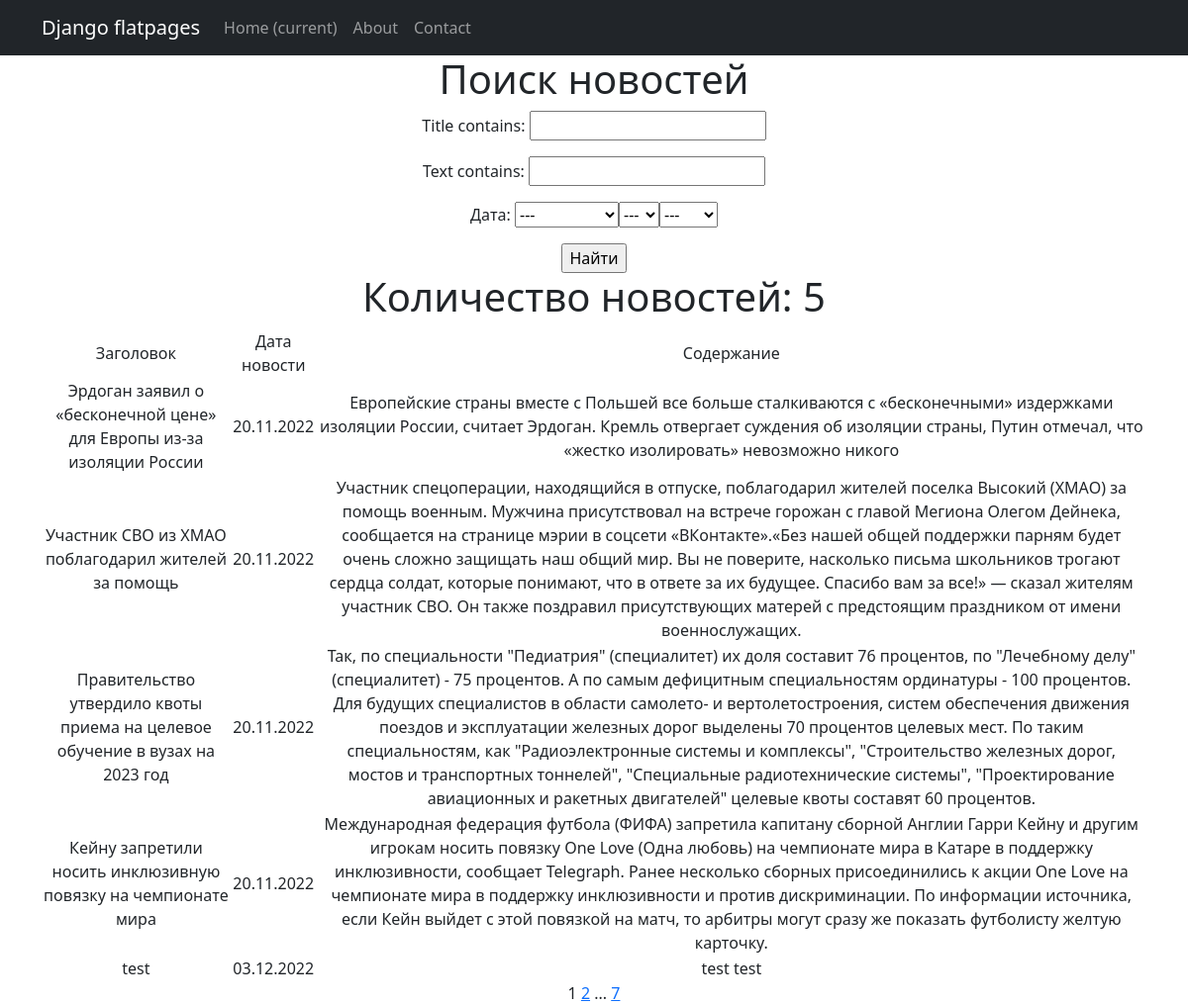
The app's page /news/search/ with its own data.
### D5/models.py (models this page shows, shortened)
class Post(models.Model):
    news = 'nws'
    article = 'art'
    change = [(news, 'Новость'), (article, 'Статья')]
    author_id = models.ForeignKey(Author, on_delete=models.CASCADE)
    changes = models.CharField(choices=change, max_length=3)
    dt_create = models.DateTimeField(auto_now_add=True)
    category_id = models.ManyToManyField(Category, through='PostCategory')
    title = models.CharField(max_length=255)
    text = models.TextField()
    rank_post = models.IntegerField(default=0)

### D5/views.py (the view)
# urls.py: path('search/', NewsListsSearch.as_view(), name='search'),
class NewsListsSearch(ListView):
    model = Post
    ordering = 'dt_create'
    template_name = 'search.html'
    context_object_name = 'search'
    paginate_by = 5
    def get_queryset(self):
        queryset = super().get_queryset()
        self.filterset = NewsFilter(self.request.GET, queryset)
        return self.filterset.qs
    def get_context_data(self, **kwargs):
        context = super().get_context_data(**kwargs)
        context['filterset'] = self.filterset
        return context

### D5/templatetags/custom_filters.py (called while the page is built)
@register.filter()
def censor(text):
    for wrd in CENSOR:
        if wrd in text:
            rep_len = '*' * (len(wrd) - 1)
            pref = wrd[0]
            rep = f'{pref}{rep_len}'
            text = text.replace(wrd, rep)
        else:
            continue
    return text

### templates/search.html (shortened to what this page needs)
{% extends 'flatpages/default.html' %}
{% load custom_filters %}
{% block content %}
 <h1>Поиск новостей</h1>
<form action="" method="get">
    {{ filterset.form.as_p }}
    <input type="submit", value="Найти">
</form>
<h1>Количество новостей: {{search|length}}</h1>
{% if search %}
<table>
    <tr>
        <td>Заголовок</td>
        <td>Дата новости</td>
        <td>Содержание</td>
    </tr>
    {% for new1 in search %}
    <tr>
        <td>{{ new1.title }}</td>
        <td>{{ new1.dt_create|date:'d.m.Y' }}</td>
        <td>{{ new1.text }}</td>
    </tr>
    {% endfor %}
</table>
{% else %}
<h2> Нет новостей! </h2>
{% endif %}
   {{ page_obj.number }}
   {% if page_obj.has_next %}
       <a href="?page={{ page_obj.next_page_number }}">{{ page_obj.next_page_number }}</a>
       {% if paginator.num_pages != page_obj.next_page_number %}
           ...
           <a href="?page={{ page_obj.paginator.num_pages }}">{{ page_obj.paginator.num_pages }}</a>
       {% endif %}
   {% endif %}
{% endblock content %}

### records on screen
Post: title "Эрдоган заявил о «бесконечной цене» для Европы из-за изоляции России", dt_create "20.11.2022", text "Европейские страны вместе с Польшей все больше сталкиваются с «бесконечными» издержками изоляции России, считает Эрдоган. Кремль отвергает суждения об изоляции страны, Путин отмечал, что «жестко изолировать» невозможно никого"
Post: title "Участник СВО из ХМАО поблагодарил жителей за помощь", dt_create "20.11.2022", text "Участник спецоперации, находящийся в отпуске, поблагодарил жителей поселка Высокий (ХМАО) за помощь военным. Мужчина присутствовал на встрече горожан с главой Мегиона Олегом Дейнека, сообщается на странице мэрии в соцсети «ВКонтакте».«Без нашей общей поддержки парням будет очень сложно защищать наш общий мир. Вы не поверите, насколько письма школьников трогают сердца солдат, которые понимают, что в ответе за их будущее. Спасибо вам за все!» — сказал жителям участник СВО. Он также поздравил присутствующих матерей с предстоящим праздником от имени военнослужащих."
Post: title "Правительство утвердило квоты приема на целевое обучение в вузах на 2023 год", dt_create "20.11.2022", text "Так, по специальности \"Педиатрия\" (специалитет) их доля составит 76 процентов, по \"Лечебному делу\" (специалитет) - 75 процентов. А по самым дефицитным специальностям ординатуры - 100 процентов. Для будущих специалистов в области самолето- и вертолетостроения, систем обеспечения движения поездов и эксплуатации железных дорог выделены 70 процентов целевых мест. По таким специальностям, как \"Радиоэлектронные системы и комплексы\", \"Строительство железных дорог, мостов и транспортных тоннелей\", \"Специальные радиотехнические системы\", \"Проектирование авиационных и ракетных двигателей\" целевые квоты составят 60 процентов."
Post: title "Кейну запретили носить инклюзивную повязку на чемпионате мира", dt_create "20.11.2022", text "Международная федерация футбола (ФИФА) запретила капитану сборной Англии Гарри Кейну и другим игрокам носить повязку One Love (Одна любовь) на чемпионате мира в Катаре в поддержку инклюзивности, сообщает Telegraph. Ранее несколько сборных присоединились к акции One Love на чемпионате мира в поддержку инклюзивности и против дискриминации. По информации источника, если Кейн выйдет с этой повязкой на матч, то арбитры могут сразу же показать футболисту желтую карточку."
Post: title "test", dt_create "03.12.2022", text "test test"

### other values on screen
{{ search|length }} "5"
{{ page_obj.number }} "1"
{{ page_obj.next_page_number }} "2"
{{ page_obj.paginator.num_pages }} "7"
